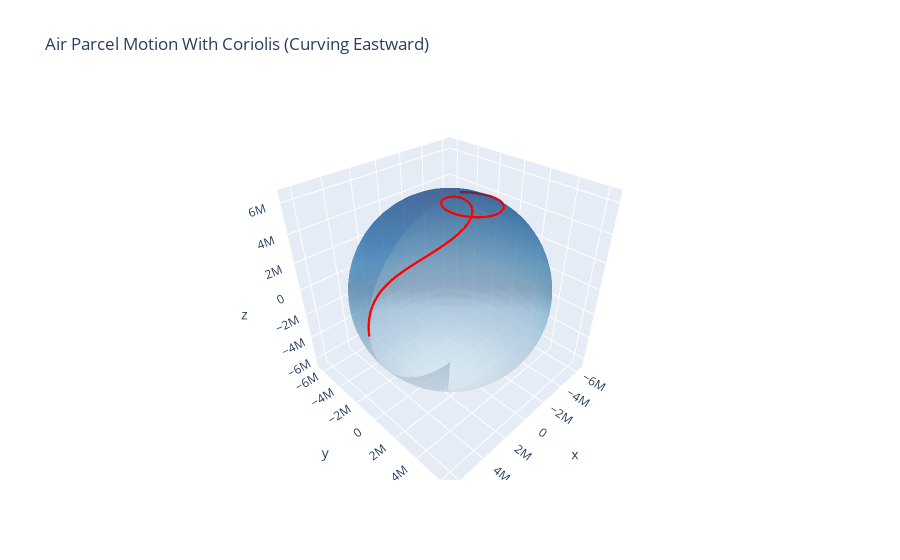

Notebook source saved alongside this figure:
### Code cell
import numpy as np
import plotly.graph_objects as go

# Constants
R = 6.371e6
Omega = 7.2921e-5
dt = 60
T = 20 * 3600
N = int(T / dt)

# Start near equator
theta = np.pi / 2  # colatitude
phi = 0
v_r = 200  # m/s northward

# Initialize arrays
theta_list = [theta]
phi_list = [phi]

# Velocity components (theta = north-south, phi = east-west)
v_theta = -v_r / R
v_phi = 0

for _ in range(N):
    # Local Coriolis effect
    f = 2 * Omega * np.cos(theta)
    v_phi += f * v_r * dt / R  # apply Coriolis deflection
    
    theta += v_theta * dt
    phi += v_phi * dt

    theta_list.append(theta)
    phi_list.append(phi)

# Convert to Cartesian coordinates
x = R * np.sin(theta_list) * np.cos(phi_list)
y = R * np.sin(theta_list) * np.sin(phi_list)
z = R * np.cos(theta_list)

# Earth mesh
u, v = np.linspace(0, 2*np.pi, 60), np.linspace(0, np.pi, 30)
u, v = np.meshgrid(u, v)
x_s = R * np.sin(v) * np.cos(u)
y_s = R * np.sin(v) * np.sin(u)
z_s = R * np.cos(v)

# Plot
fig = go.Figure()

# Earth surface
fig.add_trace(go.Surface(x=x_s, y=y_s, z=z_s,
                         colorscale='Blues', showscale=False, opacity=0.5))

# Trajectory with Coriolis
fig.add_trace(go.Scatter3d(x=x, y=y, z=z,
                           mode='lines',
                           line=dict(color='red', width=5),
                           name='With Coriolis'))

fig.update_layout(scene=dict(aspectmode='data'),
                  title='Air Parcel Motion With Coriolis (Curving Eastward)')
fig.show()

### Figure 1 — Plotly figure (JSON) as saved in the notebook; plotly's stock layout.template omitted (floating-point values rounded to 4 significant figures; data arrays with more than 128 entries replaced by an {"elided": "..."} marker saying what was removed)
{"data": [{"colorscale": [[0, "rgb(247,251,255)"], [0.125, "rgb(222,235,247)"], [0.25, "rgb(198,219,239)"], [0.375, "rgb(158,202,225)"], [0.5, "rgb(107,174,214)"], [0.625, "rgb(66,146,198)"], [0.75, "rgb(33,113,181)"], [0.875, "rgb(8,81,156)"], [1, "rgb(8,48,107)"]], "opacity": 0.5, "showscale": false, "type": "surface", "x": {"elided": "30x60 float values"}, "y": {"elided": "30x60 float values"}, "z": {"elided": "30x60 float values"}}, {"line": {"color": "red", "width": 5}, "mode": "lines", "name": "With Coriolis", "type": "scatter3d", "x": {"elided": "1201 float values"}, "y": {"elided": "1201 float values"}, "z": {"elided": "1201 float values"}}], "layout": {"scene": {"aspectmode": "data"}, "title": {"text": "Air Parcel Motion With Coriolis (Curving Eastward)"}}}
